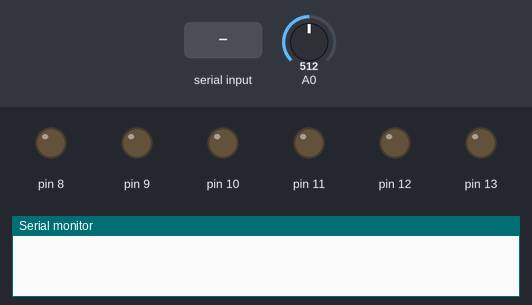
A sketch run on a simulated Arduino Uno, built with avr-gcc and run on an emulated ATmega328P. On the bench: output pins drawn as LEDs (lit = HIGH), the last lines printed to the serial monitor. The test bench sets the inputs (shaded band); at power-on: A0 = 512.

Above: at 1.2 s.
1.3 s: "A" received over Serial
At 2.1 s:
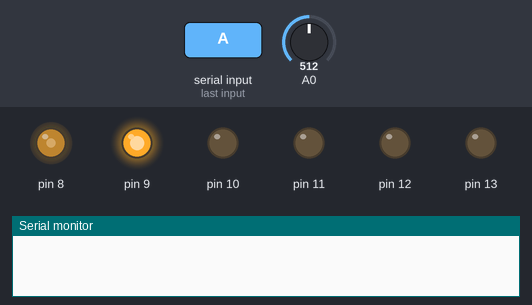
At 3.0 s:
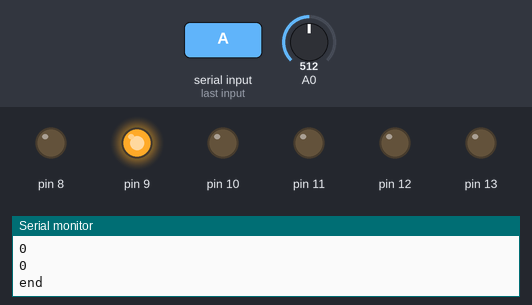
Timing chart, 0 to 4.5 s (numbered marks = the images above; inputs shaded):
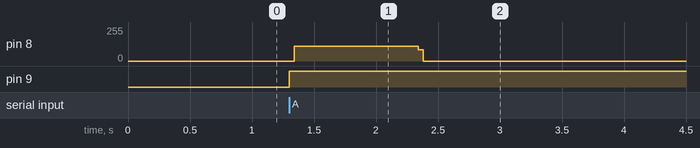

Measured:
- after the input at 1.3 s, pin 8: 0/255 → 111/255 at once, → 0/255 1.0 s later; pin 9: LOW → HIGH at once

The sketch:

ILX544-1043.ino
```cpp
char Str; // Receive instructions from USB
byte arraySensor[1043]; // data

// constante para configuração do prescaler
const unsigned char PS_16 = (1 << ADPS2);
const unsigned char PS_32 = (1 << ADPS2) | (1 << ADPS0);
const unsigned char PS_64 = (1 << ADPS2) | (1 << ADPS1);
const unsigned char PS_128 = (1 << ADPS2) | (1 << ADPS1) | (1 << ADPS0);

void setup() {
  // initialize serial communication at 9600 bits per second:
  Serial.begin(115200);

  ADCSRA &= ~PS_128;

  ADCSRA |= PS_16;

  DDRB = DDRB | B111111;  //Sets up the pins for output

}

void loop() {
   Str = Serial.read();
      //--------------------------------------------
  if (Str == 'A') // Download data
    {
for (int m=0; m <= 20; m++)
{
//--------------------------------------------------
        PORTB = B000111; // sets digital pins
        delayMicroseconds(200);
        PORTB = B000101; // sets digital pins
        delayMicroseconds(200);
        PORTB = B000111; // sets digital pins
        delayMicroseconds(100);
      //--------------------------------------------
         for (int i=0; i < 1043; i++)
         {
            PORTB = B000011; // sets digital pins
            delayMicroseconds(10);
            PORTB = B000010; // sets digital pins
            //-------------------------------------
            PORTB = B000011; // sets digital pins
            delayMicroseconds(10);
            PORTB = B000010; // sets digital pins
            byte sensorValue = analogRead(A0);
            arraySensor[i] = sensorValue;
            delayMicroseconds(10);
         }// for
         delay (1); // Integration time
//--------------------------------------------------
} // for loop
       //-------------------------------------------
        for (int i=0; i < 1043; i++)
         {
            Serial.println(arraySensor[i]);
         }// for
         Serial.println("end");
    }// if
}// loop
```
